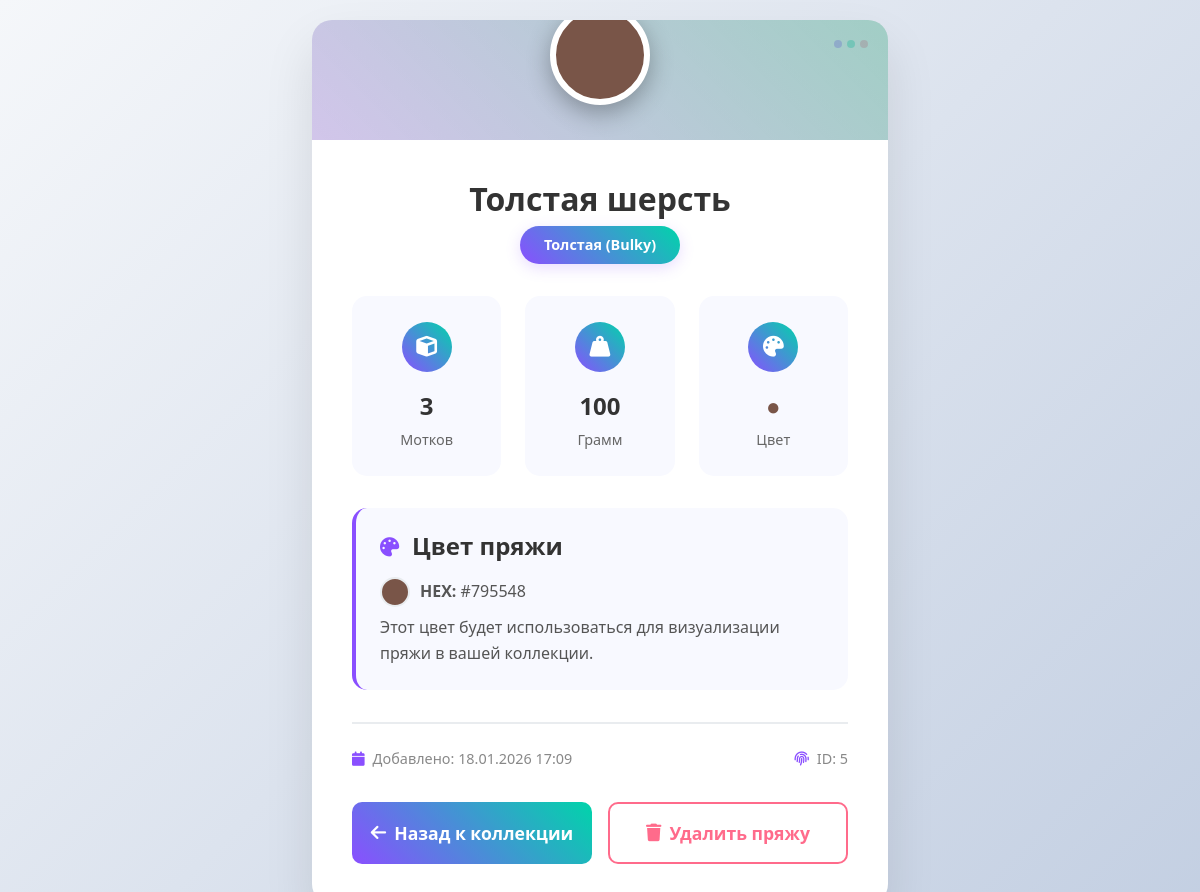
Page /yarn/5/ (signed in) on the committed database.
### yarn_app/models.py (models this page shows, shortened)
class UserYarn(models.Model):
    YARN_TYPES = [
        ('fingering', 'Тонкая (Fingering)'),
        ('sport', 'Спортивная (Sport)'),
        ('dk', 'Средняя (DK)'),
        ('worsted', 'Камвольная (Worsted)'),
        ('bulky', 'Толстая (Bulky)'),
        ('other', 'Другая'),
    ]
    user = models.ForeignKey(User, on_delete=models.CASCADE)
    name = models.CharField(max_length=100, blank=True, null=True, verbose_name="Название пряжи")
    yarn_type = models.CharField(max_length=20, choices=YARN_TYPES, verbose_name="Тип пряжи")
    color = models.CharField(max_length=30, verbose_name="Цвет")
    amount = models.IntegerField(verbose_name="Количество (мотки)")
    weight = models.IntegerField(verbose_name="Вес (г)", blank=True, null=True)
    manufacturer = models.CharField(max_length=100, blank=True, null=True, verbose_name="Производитель")
    notes = models.TextField(blank=True, null=True, verbose_name="Примечания")
    created_at = models.DateTimeField(auto_now_add=True)

### yarn_app/views.py (the view)
# urls.py: path('yarn/<int:yarn_id>/', views.yarn_detail, name='yarn_detail'),
@login_required
def yarn_detail(request, yarn_id):
    try:
        yarn = UserYarn.objects.get(id=yarn_id, user=request.user)
        total_weight = 0
        if yarn.weight:
            total_weight = yarn.amount * yarn.weight
        context = {
            'yarn': yarn,
            'total_weight': total_weight,
        }
        return render(request, 'yarn_detail.html', context)
    except UserYarn.DoesNotExist:
        return redirect('my_yarn')

### yarn_app/templates/yarn_detail.html (shortened to what this page needs)
<!DOCTYPE html>
{% load static %}
<html lang="ru">
<head>
    <link href="https://cdn.jsdelivr.net/npm/bootstrap@5.3.0/dist/css/bootstrap.min.css" rel="stylesheet">
    <link rel="stylesheet" href="https://cdnjs.cloudflare.com/ajax/libs/font-awesome/6.4.0/css/all.min.css">
    <link rel="stylesheet" href="{% static 'css/yarn_detail.css' %}">
</head>
<body>
    <div class="container detail-container">
        <div class="detail-card">
            <div class="decorative-dots">
                <span></span>
                <span></span>
                <span></span>
            </div>
            <div class="color-header">
                <div class="color-badge pulse" style="background-color: {{ yarn.color }};"></div>
            </div>
            <div class="detail-content">
                <div class="yarn-title">
                    <h1 class="yarn-name">
                        {% if yarn.name %}
                            {{ yarn.name }}
                        {% else %}
                            {{ yarn.get_yarn_type_display }}
                        {% endif %}
                    </h1>
                    <div class="yarn-type-badge">{{ yarn.get_yarn_type_display }}</div>
                </div>
                <div class="yarn-stats">
                    <div class="stat-item">
                        <div class="stat-icon">
                            <i class="fas fa-cube"></i>
                        </div>
                        <div class="stat-value">{{ yarn.amount }}</div>
                        <div class="stat-label">Мотков</div>
                    </div>
                    {% if yarn.weight %}
                    <div class="stat-item">
                        <div class="stat-icon">
                            <i class="fas fa-weight-hanging"></i>
                        </div>
                        <div class="stat-value">{{ yarn.weight }}</div>
                        <div class="stat-label">Грамм</div>
                    </div>
                    {% endif %}
                    <div class="stat-item">
                        <div class="stat-icon">
                            <i class="fas fa-palette"></i>
                        </div>
                        <div class="stat-value" style="color: {{ yarn.color }};">●</div>
                        <div class="stat-label">Цвет</div>
                    </div>
                </div>
                <div class="info-section">
                    <div class="info-header">
                        <i class="fas fa-palette"></i>
                        <h4>Цвет пряжи</h4>
                    </div>
                    <div class="info-content">
                        <div class="d-flex align-items-center mb-2">
                            <div style="width: 30px; height: 30px; border-radius: 50%; background-color: {{ yarn.color }}; margin-right: 10px; border: 2px solid #e9ecef;"></div>
                            <span><strong>HEX:</strong> {{ yarn.color }}</span>
                        </div>
                        <p class="mb-0">Этот цвет будет использоваться для визуализации пряжи в вашей коллекции.</p>
                    </div>
                </div>
                <div class="meta-info">
                    <div class="meta-item">
                        <i class="fas fa-calendar"></i>
                        <span>Добавлено: {{ yarn.created_at|date:"d.m.Y H:i" }}</span>
                    </div>
                    <div class="meta-item">
                        <i class="fas fa-fingerprint"></i>
                        <span>ID: {{ yarn.id }}</span>
                    </div>
                </div>
                <div class="action-buttons">
                    <a href="{% url 'my_yarn' %}" class="btn-back">
                        <i class="fas fa-arrow-left me-2"></i>Назад к коллекции
                    </a>
                    <a href="{% url 'delete_yarn' yarn.id %}" class="btn-delete">
                        <i class="fas fa-trash me-2"></i>Удалить пряжу
                    </a>
                </div>
            </div>
        </div>
    </div>
</body>
</html>

### static/css/yarn_detail.css (style rules this page uses)
body { background: linear-gradient(135deg, #f5f7fa 0%, #c3cfe2 100%); min-height: 100vh; font-family: 'Segoe UI', Tahoma, Geneva, Verdana, sans-serif; margin: 0; padding: 20px; display: flex; align-items: center; justify-content: center; }
.detail-container { width: 100%; max-width: 600px; animation: fadeIn 0.6s ease-out; }
.detail-card { background: white; border-radius: 20px; box-shadow: 0 25px 50px rgba(0, 0, 0, 0.1); overflow: hidden; position: relative; }
.color-header { height: 120px; background: linear-gradient(45deg, rgba(0,0,0,0.1), rgba(0,0,0,0.2)); position: relative; display: flex; align-items: center; justify-content: center; }
.color-header::before { content: ''; position: absolute; top: 0; left: 0; right: 0; bottom: 0; background: linear-gradient(45deg, rgba(138, 79, 255, 0.3), rgba(0, 212, 170, 0.3)); opacity: 0.7; }
.color-badge { width: 100px; height: 100px; border-radius: 50%; border: 6px solid white; box-shadow: 0 8px 25px rgba(0, 0, 0, 0.3); position: relative; z-index: 2; margin-top: -50px; transition: transform 0.3s ease; }
.detail-content { padding: 2.5rem; position: relative; }
.yarn-title { text-align: center; margin-bottom: 1.5rem; }
.yarn-name { font-size: 2rem; font-weight: 700; color: #333; margin-bottom: 0.5rem; }
.yarn-type-badge { display: inline-block; background: linear-gradient(45deg, #8a4fff, #00d4aa); color: white; padding: 0.5rem 1.5rem; border-radius: 25px; font-size: 0.9rem; font-weight: 600; box-shadow: 0 4px 15px rgba(138, 79, 255, 0.2); }
.yarn-stats { display: grid; grid-template-columns: repeat(3, 1fr); gap: 1.5rem; margin: 2rem 0; }
.stat-item { text-align: center; padding: 1.5rem; background: #f8f9ff; border-radius: 15px; transition: all 0.3s ease; border: 2px solid transparent; }
.stat-icon { width: 50px; height: 50px; border-radius: 50%; background: linear-gradient(45deg, #8a4fff, #00d4aa); color: white; display: flex; align-items: center; justify-content: center; margin: 0 auto 1rem auto; font-size: 1.3rem; }
.stat-value { font-size: 1.5rem; font-weight: 700; color: #333; margin-bottom: 0.3rem; }
.stat-label { font-size: 0.9rem; color: #666; font-weight: 500; }
.info-section { background: #f8f9ff; border-radius: 15px; padding: 1.5rem; margin-bottom: 1.5rem; border-left: 4px solid #8a4fff; }
.info-header { display: flex; align-items: center; margin-bottom: 1rem; color: #333; }
.info-header i { color: #8a4fff; margin-right: 0.8rem; font-size: 1.2rem; }
.info-header h4 { margin: 0; font-weight: 600; }
.info-content { color: #555; line-height: 1.6; }
.meta-info { display: flex; justify-content: space-between; align-items: center; padding-top: 1.5rem; border-top: 2px solid #e9ecef; margin-top: 2rem; color: #888; font-size: 0.9rem; }
.meta-item { display: flex; align-items: center; }
.meta-item i { margin-right: 0.5rem; color: #8a4fff; }
.action-buttons { display: grid; grid-template-columns: 1fr 1fr; gap: 1rem; margin-top: 2rem; }
.btn-back { background: linear-gradient(45deg, #8a4fff, #00d4aa); color: white; border: none; border-radius: 10px; padding: 1rem; font-weight: 600; font-size: 1.1rem; text-decoration: none; display: flex; align-items: center; justify-content: center; transition: all 0.3s ease; }
.btn-delete { background: white; border: 2px solid #ff6b8b; color: #ff6b8b; border-radius: 10px; padding: 1rem; font-weight: 600; font-size: 1.1rem; text-decoration: none; display: flex; align-items: center; justify-content: center; transition: all 0.3s ease; }
.color-badge.pulse { animation: colorPulse 2s infinite; }
.decorative-dots { position: absolute; top: 20px; right: 20px; display: flex; gap: 5px; }
.decorative-dots span { width: 8px; height: 8px; border-radius: 50%; background: #8a4fff; opacity: 0.3; }
.decorative-dots span:nth-child(2) { background: #00d4aa; }
.decorative-dots span:nth-child(3) { background: #ff6b8b; }

### rows in the picture
UserYarn: name "Толстая шерсть", yarn_type "Толстая (Bulky)", amount "3", weight "100", color "#795548", created_at "18.01.2026 17:09", id "5"
